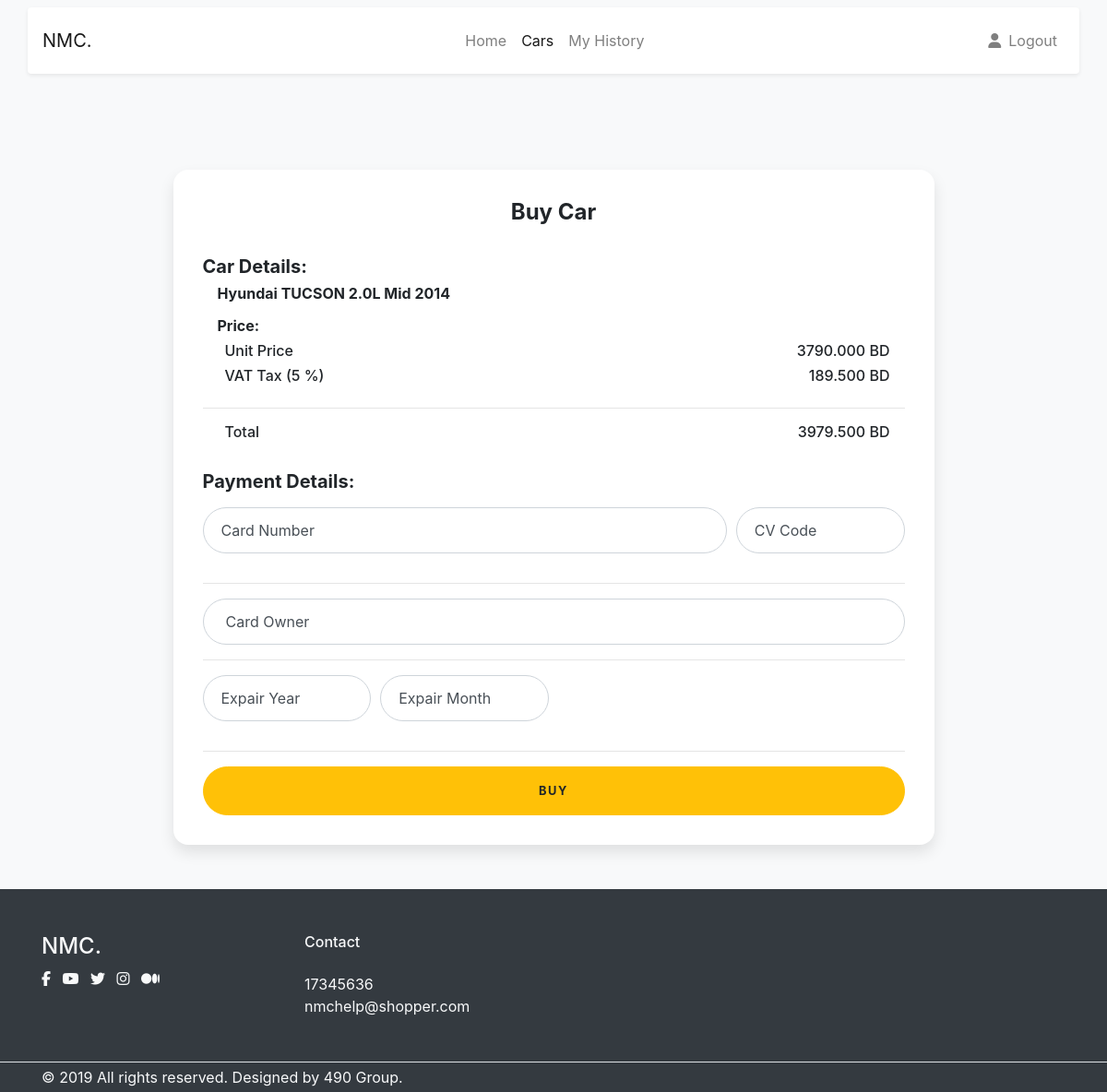
/NMC/buy.php?id=2 (signed in), run on the app's committed database.
### tables this page shows
CREATE TABLE `car` (
  `id` int(10) NOT NULL,
  `name` varchar(20) NOT NULL,
  `make` varchar(20) NOT NULL,
  `model` varchar(20) NOT NULL,
  `year` int(4) NOT NULL,
  `seat` int(2) NOT NULL,
  `price` int(10) NOT NULL,
  `color` varchar(20) NOT NULL,
  `status` tinyint(1) NOT NULL DEFAULT '1'
);

### NMC/buy.php (the view, shortened to what this page needs)
<?php
extract($_REQUEST);
if(isset($id)){
  try{
    require("database/connection.php");
    $sql = "select * from car where id=$id";
    $r = $db->query($sql);
    $record = $r->fetch();
    $vat =  number_format((float)$record['price'] * 0.05, 3, '.', '');
    $total = number_format((float)$vat + $record['price'], 3, '.', '');
    }
  catch(PDOException $e)
    {
    echo "Connection failed: " . $e->getMessage();
  }
}
else {
  die("error!!");
}
?>
<!DOCTYPE html>
<html lang="en">
<head>
    <link rel="stylesheet" href="https://stackpath.bootstrapcdn.com/bootstrap/4.4.1/css/bootstrap.min.css">
    <link rel="stylesheet" href="style.css">
</head>
<body class=" bg-light">
    <nav class="navbar navbar-expand-lg navbar-light bg-light ">
        <div class="container shadow-sm p-3 mb-5 bg-white rounded">
          <a class="navbar-brand" href="./index.php">
            NMC.
          </a>
          <div class="collapse navbar-collapse" id="navbarCollapse">
            <ul class="navbar-nav mx-auto">
              <li class="nav-item ">
                <a class="nav-link " href="index.php">Home</a>
              </li>
              <li class="nav-item position-static">
                <a class="nav-link active" href="CarGrid.php">Cars</a>
              </li>
              <?php if(isset($_SESSION['activeuser'])){ ?>
              <li class="nav-item">
                <a class="nav-link" href="myHistory.php">My History</a>
              </li>
              <?php }?>
            </ul>
            <ul class="navbar-nav flex-row">
            <?php if(!isset($_SESSION["activeuser"])){ ?>
              <li class="nav-item ml-lg-n2 mr-sm-3">
                <a class="nav-link" href="login.php">
                    Login
                </a>
              </li>
              <li class="nav-item ml-lg-n2">
                <a class="nav-link" href="register.php">
                    Register
                </a>
              </li>
              <?php }  else {?>
              <li class="nav-item ml-lg-n4">
                <a class="nav-link" href="profile.php">
                    <i class="fas fa-user"></i>
                </a>
              </li>
              <li class="nav-item ml-lg-n2 ml-3">
                <a class="nav-link" href="database/logout.php">
                    Logout
                </a>
              </li>
              <?php }?>
            </ul>
          </div>
        </div>
    </nav>
    <div class="container">
    <div class="row">
      <div class="col-lg-10 col-xl-9 mx-auto">
        <div class="card card-signin flex-row my-5">
          <div class="card-body">
            <h5 class="card-title text-center font-weight-bold">Buy Car</h5>
            <h5 class="font-weight-bold" >Car Details:</h5>
            <h6 class='ml-3 font-weight-bold'><?php echo $record['make'].' '.$record['name'].' '.$record['model'].' '.$record['year']?></h6>
            <h6 class='ml-3 mt-3 font-weight-bold'>Price:</h6>
            <div class='d-flex justify-content-between ml-4 mr-3'>
                <h6>Unit Price</h6>
                <h6><?php echo number_format((float)$record['price'], 3, '.', ''); ?> BD</h6>
            </div>
            <div class='d-flex justify-content-between ml-4 mr-3'>
                <h6>VAT Tax (5 %)</h6>
                <h6><?php echo $vat?> BD</h6>
            </div>
            <hr>
            <div class='d-flex justify-content-between ml-4 mr-3 mb-4'>
                <h6>Total</h6>
                <h6><?php echo $total ?> BD</h6>
            </div>
            <h5 class="font-weight-bold mb-3">Payment Details:</h5>
            <form class="form-signin" method="post" action="buy.php?id=<?php echo $id?>">
              <div class="form-row">
                <div class="form-label-group col-md-9">
                    <input name="cardnumber" type="number" id="inputCardNumber" class="form-control" placeholder="Card Number" required autofocus>
                    <label for="inputCardNumber">Card Number</label>
                </div>
                <div class="form-label-group col-md-3">
                    <input name="cv" type="number" id="inputCv" class="form-control" placeholder="CV Code" required autofocus>
                    <label for="inputCv">CV Code</label>
                </div>
              </div>
              <hr>
              <div class="form-label-group">
                <input name="cardname" type="text" id="inputCardName" class="form-control" placeholder="Card Owner" required autofocus>
                <label for="inputCardName">Card Owner</label>
              </div>
              <hr>
              <div class="form-row">
                <div class="form-label-group col-md-3">
                    <input minlength='4' maxlength='4' name="year" type="number" id="inputYear" class="form-control" placeholder="Expair Year" required autofocus>
                    <label for="inputYear">Expair Year</label>
                </div>
                <div class="form-label-group col-md-3">
                    <input minlength="2"  maxlength='2' name="month" type="number" id="inputMonth" class="form-control" placeholder="Expair Month" required autofocus>
                    <label for="inputMonth">Expair Month</label>
                </div>
              </div>
              <hr>
              <button name='buy' id="buy" class="btn btn-lg btn-warning btn-block text-uppercase" type="submit">Buy</button>
            </form>
          </div>
        </div>
      </div>
    </div>
  </div>
</body>
<footer class="bg-dark">
    <div class="py-12 border-bottom border-gray-700 pt-5 pb-5">
        <div class="container">
        <div class="row">
            <div class="col-12 col-md-3">
            <h4 class="mb-6 text-light">NMC.</h4>
            <ul class="list-unstyled list-inline mb-7 mb-md-0">
                <li class="list-inline-item">
                <a href="#!" class="text-light">
                    <i class="fab fa-facebook-f"></i>
                </a>
                </li>
                <li class="list-inline-item">
                <a href="#!" class="text-light">
                    <i class="fab fa-youtube"></i>
                </a>
                </li>
                <li class="list-inline-item">
                <a href="#!" class="text-light">
                    <i class="fab fa-twitter"></i>
                </a>
                </li>
                <li class="list-inline-item">
                <a href="#!" class="text-light">
                    <i class="fab fa-instagram"></i>
                </a>
                </li>
                <li class="list-inline-item">
                <a href="#!" class="text-light">
                    <i class="fab fa-medium"></i>
                </a>
                </li>
            </ul>
            </div>
            <div class="col-6 col-sm">
            <h6 class="heading-xxs mb-4 text-light">
                Contact
            </h6>
            <ul class="list-unstyled mb-0 text-light">
                <li>17345636</li>
                <li><a class="text-light" href="#">nmchelp@shopper.com</a></li>
            </ul>
            </div>
        </div>
        </div>
    </div>
    <div class="py-1">
        <div class="container">
        <div class="row">
            <div class="col">
            <p class="mb-3 mb-md-0 font-size-xxs text-light">
                © 2019 All rights reserved. Designed by 490 Group.
            </p>
        </div>
        </div>
    </div>
</footer>
</html>

### NMC/style.css (style rules this page uses)
:root { --input-padding-x: 1.5rem; --input-padding-y: .75rem; }
.card-signin { border: 0; border-radius: 1rem; box-shadow: 0 0.5rem 1rem 0 rgba(0, 0, 0, 0.1); }
.card-signin .card-title { margin-bottom: 2rem; font-weight: 300; font-size: 1.5rem; }
.card-signin .card-body { padding: 2rem; }
.form-signin { width: 100%; }
.form-signin .btn { font-size: 80%; border-radius: 5rem; letter-spacing: .1rem; font-weight: bold; padding: 1rem; transition: all 0.2s; }
.form-label-group { position: relative; margin-bottom: 1rem; }
.form-label-group input { height: auto; border-radius: 2rem; }
.form-label-group>input, .form-label-group>label { padding: var(--input-padding-y) var(--input-padding-x); }
.form-label-group>label { position: absolute; top: 0; left: 0; display: block; width: 100%; margin-bottom: 0; line-height: 1.5; color: #495057; border: 1px solid transparent; border-radius: .25rem; transition: all .1s ease-in-out; }
.form-label-group input::placeholder { color: transparent; }
.form-label-group input:not(:placeholder-shown) { padding-top: calc(var(--input-padding-y) + var(--input-padding-y) * (2 / 3)); padding-bottom: calc(var(--input-padding-y) / 3); }
.form-label-group input:not(:placeholder-shown)~label { padding-top: calc(var(--input-padding-y) / 3); padding-bottom: calc(var(--input-padding-y) / 3); font-size: 12px; color: #777; }

### data on the page
car: make "Hyundai", name "TUCSON", model "2.0L Mid", year "2014", price "3790.000", price "189.500", price "3979.500"
